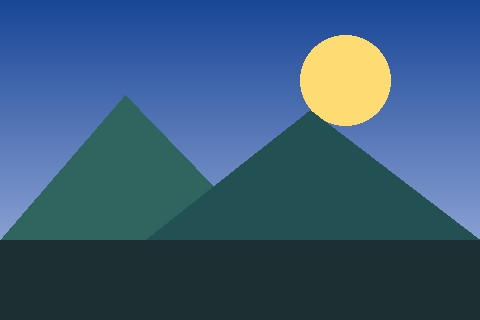
#> input picture examples/input.jpg, 480 x 320 px
$ python main.py ../../examples/input.jpg
#> lines starting #> are read from the running program, lines starting #| are printed output that depends on the picture
### src/ascii_vision/converter.py
"""Convert images into character-based art."""

from __future__ import annotations

from pathlib import Path
from typing import TypeAlias

from PIL import Image, ImageOps

ImageSource: TypeAlias = Image.Image | str | Path
DEFAULT_CHARSET = "@%#*+=-:. "


def image_to_ascii(
    image: ImageSource,
    width: int = 100,
    charset: str = DEFAULT_CHARSET,
    *,
    aspect_ratio: float = 0.5,
    mode: str = "grayscale",
) -> str:
    """Convert an image or image path to ASCII text.

    ``aspect_ratio`` compensates for terminal characters being taller than
    they are wide. ``mode`` can be ``grayscale`` or ``color``; color output
    is represented by ANSI true-color escape sequences.
    """
    if width < 1:
        raise ValueError("width must be at least 1")
    if not charset:
        raise ValueError("charset must contain at least one character")
    if aspect_ratio <= 0:
        raise ValueError("aspect_ratio must be greater than 0")
    if mode not in {"grayscale", "color"}:
        raise ValueError("mode must be 'grayscale' or 'color'")

    if isinstance(image, (str, Path)):
        with Image.open(image) as opened:
            return image_to_ascii(opened, width, charset, aspect_ratio=aspect_ratio, mode=mode)

    source = ImageOps.exif_transpose(image)
    if source.width < 1 or source.height < 1:
        raise ValueError("image must have non-zero dimensions")
    height = max(1, round(source.height / source.width * width * aspect_ratio))
    resized = source.resize((width, height), Image.Resampling.LANCZOS)
    grayscale = resized.convert("L")
    pixels = list(grayscale.getdata())
    colors = list(resized.convert("RGB").getdata()) if mode == "color" else None
    lines: list[str] = []

    for y in range(height):
        row: list[str] = []
        for x in range(width):
            index = y * width + x
            shade = pixels[index]
            char = charset[round((255 - shade) / 255 * (len(charset) - 1))]
            if colors is not None:
                red, green, blue = colors[index]
                row.append(f"\033[38;2;{red};{green};{blue}m{char}\033[0m")
            else:
                row.append(char)
        lines.append("".join(row))
    return "\n".join(lines)

### src/ascii_vision/main.py
"""Command-line interface for ASCII-Vision."""

from __future__ import annotations

import argparse
from pathlib import Path

from .converter import DEFAULT_CHARSET, image_to_ascii
from .renderer import render_ascii_image


def build_parser() -> argparse.ArgumentParser:
    parser = argparse.ArgumentParser(description="Convert an image into ASCII art.")
    parser.add_argument("input", type=Path, help="path to the source image")
    parser.add_argument("--width", type=int, default=100, help="output character width (default: 100)")
    parser.add_argument("--charset", default=DEFAULT_CHARSET, help="characters from darkest to brightest")
    parser.add_argument("--mode", choices=("grayscale", "color"), default="grayscale", help="terminal output mode")
    parser.add_argument("--output", type=Path, help="output .txt, .png, or .jpg path")
    return parser


def main(argv: list[str] | None = None) -> int:
    parser = build_parser()
    args = parser.parse_args(argv)
    if args.width < 1:
        parser.error("--width must be at least 1")
    if not args.charset:
        parser.error("--charset must not be empty")
    if not args.input.is_file():
        parser.error(f"input file does not exist: {args.input}")
    output = args.output or Path("outputs/output.txt")
    try:
        art = image_to_ascii(args.input, width=args.width, charset=args.charset, mode=args.mode)
#> in image_to_ascii, opened is the input picture: PIL image 480x320 RGB; mean R, G, B 57.4, 89.7, 118.3
#> call 2 of image_to_ascii, with width = 100, charset = '@%#*+=-:. ', aspect_ratio = 0.5, mode = 'grayscale'
#> in image_to_ascii (call 2), `resized = source.resize((width, height), Image.Resampling.LANCZOS)`:
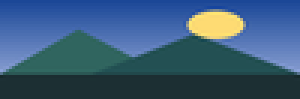
#> resized: PIL image 100x33 RGB (shown 3 times larger); mean R, G, B 57.3, 89.7, 118.3
#> in image_to_ascii (call 2), `grayscale = resized.convert("L")`:
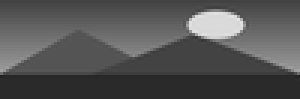
#> grayscale: PIL image 100x33 L (shown 3 times larger); min 34, max 226, mean 83.3
#> in image_to_ascii (call 2), `pixels = list(grayscale.getdata())`: pixels = 3300 values, max 226 at index 679, min 34 at index 2599, mean 83.31
#> after the loop in image_to_ascii (call 2), `for y in range(height):`: lines = 33 items
        if output.suffix.lower() in {".png", ".jpg", ".jpeg"}:
            if args.mode == "color":
                parser.error("color mode is supported for terminal output; image export is grayscale")
            render_ascii_image(art, output)
        elif output.suffix.lower() == ".txt":
            output.parent.mkdir(parents=True, exist_ok=True)
            output.write_text(art + "\n", encoding="utf-8")
        else:
            parser.error("--output must end in .txt, .png, or .jpg")
    except (OSError, ValueError) as exc:
        parser.error(str(exc))
    print(f"ASCII art saved to: {output}")
    return 0


if __name__ == "__main__":
    raise SystemExit(main())
#> (the program exits here)
